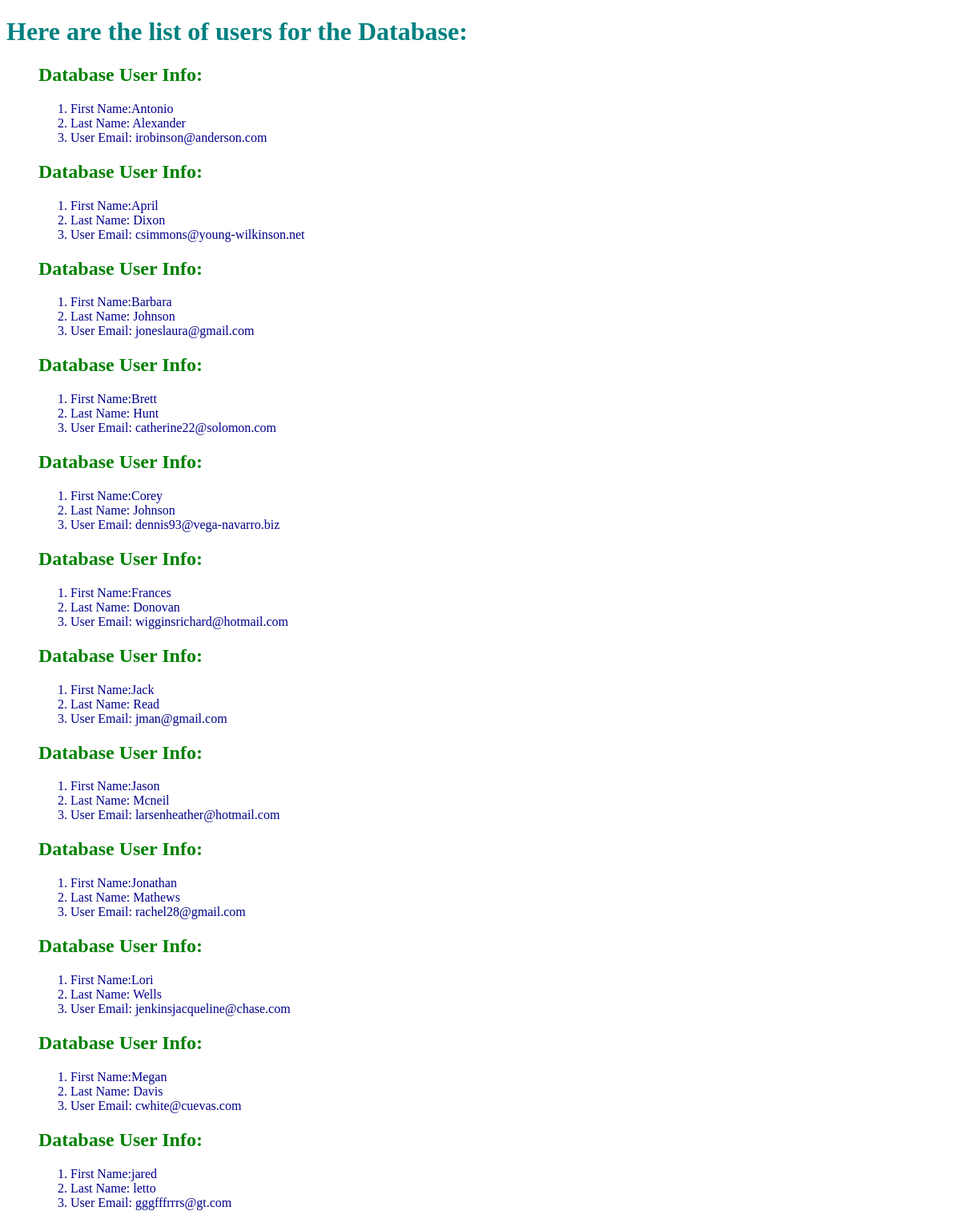
/users/, run on the app's committed database.
### last_app/models.py (models this page shows)
class User(models.Model):
    first_name = models.CharField(max_length=128)
    last_name  =models.CharField(max_length=128)
    email  = models.EmailField(max_length=264)

### last_app/views.py (the view)
# urls.py: url(r'^users/',include('last_app.urls')),
def users(request):
    user_list = User.objects.order_by('first_name')
    userdict = {'users_range':user_list}
    return render(request,'last_app/new_users.html',context= userdict)

### templates/last_app/new_users.html (shortened to what this page needs)
<!DOCTYPE html>
{% load staticfiles %}
<html lang="en" dir="ltr">
  <head>
    <link rel="stylesheet" href= "{% static "css/use.css" %}"/>
  </head>
  <body>
<h1> Here are the list of users for the Database:</h1>
  {% if users_range %}
<ol>
  {% for person in users_range %}
  <h2>Database User Info:</h2>
    <thead>
      <ol>
        <li>First Name:{{ person.first_name }} </li>
        <li>Last Name:  {{ person.last_name }} </li>
        <li>User Email: {{ person.email }} </li>
      </ol>
    </thead>
  {% endfor %}
</ol>
  {% endif %}
  </body>
</html>

### last_app/static/css/use.css (style rules this page uses)
h1 { color: teal; font-family: fantasy; }
li { color: darkblue; border-top: 4px solid blue border-bottom: 4px solid black }
h2 { color: green; }

### data on the page
User: first_name "Antonio", last_name "Alexander", email "irobinson@anderson.com"
User: first_name "April", last_name "Dixon", email "csimmons@young-wilkinson.net"
User: first_name "Barbara", last_name "Johnson", email "joneslaura@gmail.com"
User: first_name "Brett", last_name "Hunt", email "catherine22@solomon.com"
User: first_name "Corey", last_name "Johnson", email "dennis93@vega-navarro.biz"
User: first_name "Frances", last_name "Donovan", email "wigginsrichard@hotmail.com"
User: first_name "Jack", last_name "Read", email "jman@gmail.com"
User: first_name "Jason", last_name "Mcneil", email "larsenheather@hotmail.com"
User: first_name "Jonathan", last_name "Mathews", email "rachel28@gmail.com"
User: first_name "Lori", last_name "Wells", email "jenkinsjacqueline@chase.com"
User: first_name "Megan", last_name "Davis", email "cwhite@cuevas.com"
User: first_name "jared", last_name "letto", email "gggfffrrrs@gt.com"
